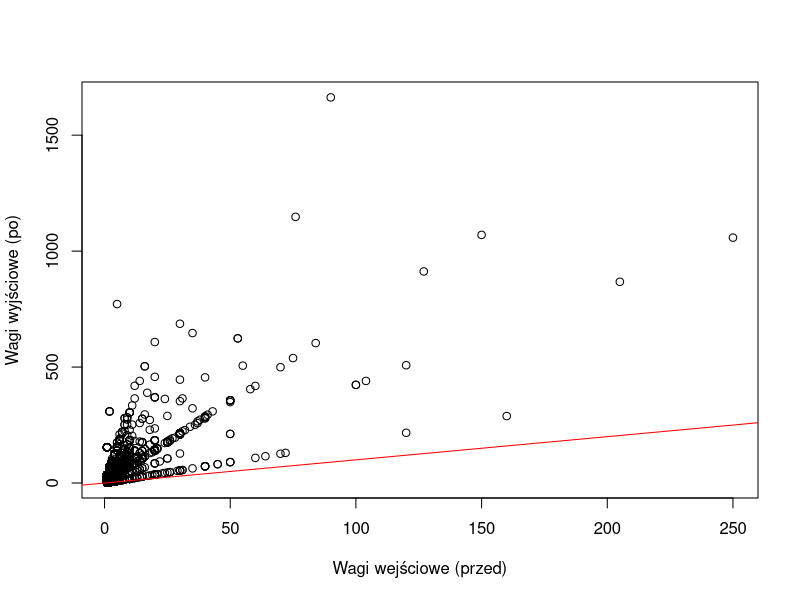
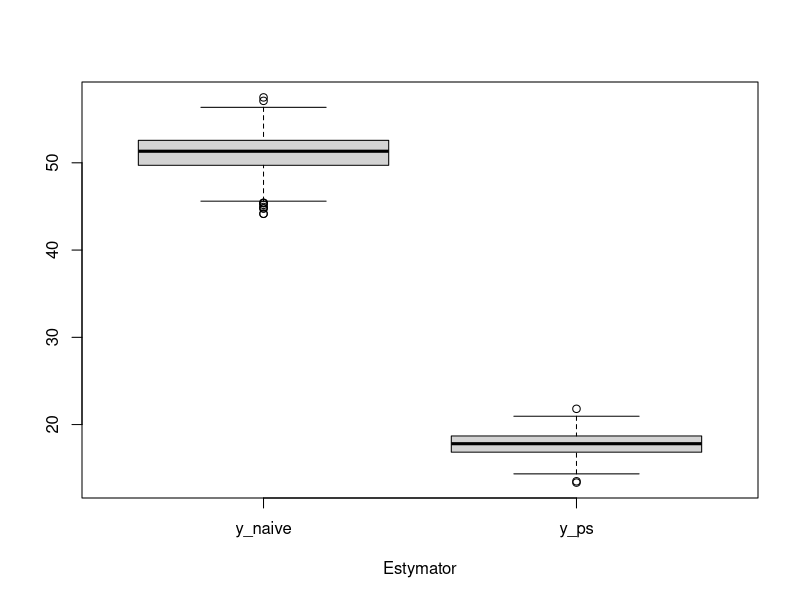

Source code (R) for these figures, in order:
## ---- chunk 1
library(tidyverse)
library(knitr)
library(survey)
library(Hmisc) ## wtd.var to calculate weighted variance
## ---- chunk 2
dane <- read_csv("../data/popyt-zajecia-dane.csv")
## ---- chunk 3
kable(head(dane))
## ---- chunk 4
dane |>
  filter(!is.na(id_popyt)) |>
  count(klasa_pr, wt = wolne_miejsca*waga, name = "N") -> pop_data

## ---- chunk 5
kable(pop_data)
## ---- chunk 6
dane |>
  filter(!is.na(id_cbop)) |> 
  group_by(klasa_pr) |>
  summarise(y = weighted.mean(jedna_zmiana, wolne_miejsca_cbop),
            y_var = wtd.var(jedna_zmiana, wolne_miejsca_cbop),
            n = sum(wolne_miejsca_cbop)) -> tab_cbop
## ---- chunk 7
kable(tab_cbop)
## ---- chunk 8
tab_cbop |>
  left_join(pop_data, by = "klasa_pr") |>
  mutate(W_h = N/sum(N))  -> tab_przyklad

## ---- chunk 9
kable(tab_przyklad)
## ---- chunk 10
tab_przyklad |>
  summarise(y_naive = weighted.mean(y, n),
            y_ps = sum(y*W_h),
            y_ps_var = (1/sum(n) - 1/sum(N))*sum(W_h*y_var) + 1/sum(n)^2*sum((1-W_h)*y_var),
            y_ps_sd = sqrt(y_ps_var)) -> wynik
## ---- chunk 11
kable(wynik)
## ---- chunk 12
dane |>
  filter(is.na(id_popyt)) |>
  select(id_jednostki, klasa_pr, sek, woj, zawod_kod2, wolne_miejsca_cbop, jedna_zmiana) |>
  mutate(jedna_zmiana=as.numeric(jedna_zmiana)) -> cbop_df
## ---- chunk 13
kable(head(cbop_df))
## ---- chunk 14
cbop_svy <- svydesign(ids = ~1, 
                      weights = ~ wolne_miejsca_cbop,
                      data = cbop_df)
cbop_svy
## ---- chunk 15
svymean(~jedna_zmiana, cbop_svy)
## ---- chunk 16
pop_totals <- xtabs(wolne_miejsca*waga ~ klasa_pr, data= dane, subset = !is.na(id_popyt))
pop_totals
## ---- chunk 17
cbop_svy_ps <- postStratify(cbop_svy, strata = ~klasa_pr, population = pop_totals)
cbop_svy_ps
## ---- chunk 18
svymean(~jedna_zmiana, cbop_svy_ps)
## ---- chunk 19
pop_totals2 <- xtabs(wolne_miejsca*waga ~ klasa_pr + zawod_kod2, data= dane, subset = !is.na(id_popyt))
pop_totals2
## ---- chunk 20
cbop_svy_ps2 <- postStratify(cbop_svy, strata = ~klasa_pr + zawod_kod2, population = pop_totals2)
cbop_svy_ps2
## ---- chunk 21
svytable( ~klasa_pr + zawod_kod2, cbop_svy_ps2)
## ---- chunk 22
summary(weights(cbop_svy_ps2)/weights(cbop_svy))
## ---- chunk 23
plot(weights(cbop_svy), weights(cbop_svy_ps2), xlab = "Wagi wejściowe (przed)", ylab = "Wagi wyjściowe (po)")
abline(a=0,b=1,col="red")
## ---- chunk 24
svymean(~jedna_zmiana, cbop_svy_ps2)
## ---- chunk 25
set.seed(2023)
N <- 10000
nb <- 1000
X1 <- rbinom(N, 1, 0.7)
X2 <- rbinom(N, 1, 0.9)
Y <- 4.5 - 3.5*X1+0.5*X2 + rnorm(N)
nb_inds <- sample(1:N, size = nb, prob = abs(Y)/sum(abs(Y)))
flag <- 1:N %in% nb_inds
w_star <- N/nb ## dodajemy pseudo-wagę jako relację miedzy N / nb
df <- data.frame(Y,X1,X2,flag,w_star)
head(df)
## ---- chunk 26
pop_X1 <- mean(df$X1)
pop_X2 <- mean(df$X2)
sam_X1 <- mean(df$X1[df$flag == 1])
sam_X2 <- mean(df$X2[df$flag == 1])
c(X1_pop = pop_X1, X2_pop = pop_X2, X1_proba = sam_X1, X2_proba = sam_X2)
## ---- chunk 27
totale <- xtabs(~X1 + X2, data = df)
dd <- svydesign(ids= ~1, weights = ~w_star, data = subset(df, flag == T))
dd2 <- postStratify(dd, strata= ~X1+X2, population = totale)
c(Y_prawda = mean(Y), Y_bez_ps = svymean(~Y, dd)[1], Y_ps = svymean(~Y, dd2)[1])
## ---- chunk 28
R <- 500
y_naive <- numeric(R)
y_ps <- numeric(R)
for (r in 1:500) {
  nb_inds <- sample(1:N, size = nb, prob = abs(Y)/sum(abs(Y)))
  flag <- 1:N %in% nb_inds
  w_star <- N/nb ## dodajemy pseudo-wagę jako relację miedzy N / nb
  df <- data.frame(Y,X1,X2,flag,w_star)
  
  dd <- svydesign(ids= ~1, weights = ~w_star, data = subset(df, flag == T))
  dd2 <- postStratify(dd, strata= ~X1+X2, population = totale)
  
  y_naive[r] <- svymean(~Y, dd)[1]
  y_ps[r] <- svymean(~Y, dd2)[1]
}

boxplot((cbind(y_naive, y_ps) - mean(Y))/mean(Y)*100, xlab = "Estymator", y = "Relatywne obciążenie (w %)")
## ---- chunk 29
c(mean(Y), mean(y_naive), mean(y_ps))
